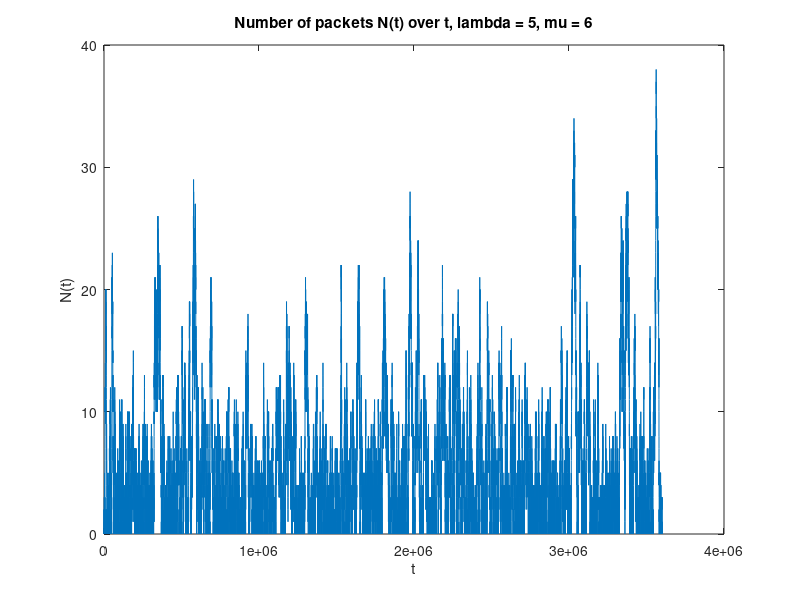
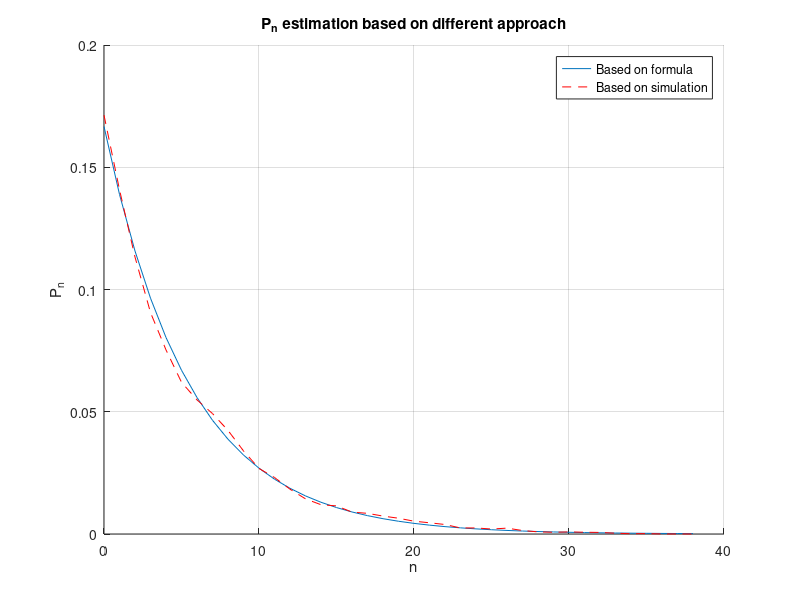
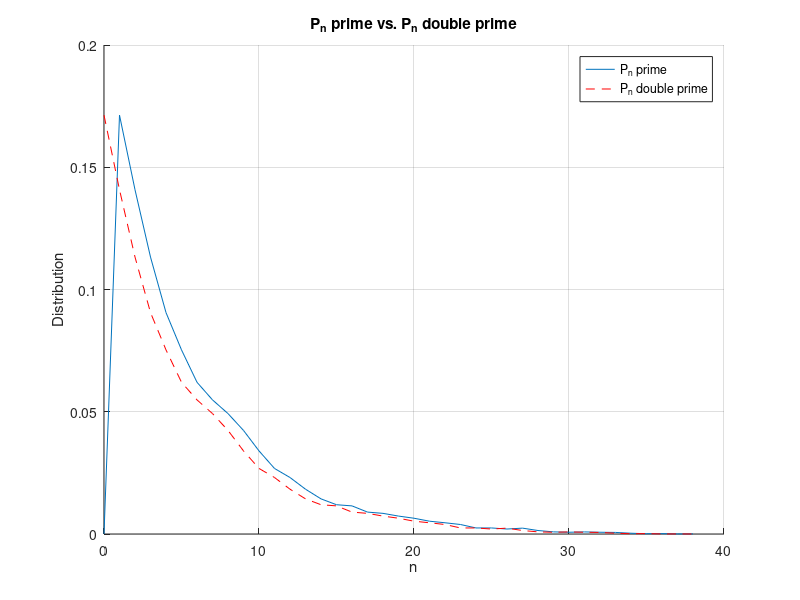

MATLAB code for these plots, in order:
clear all;
close all;

% define parameters
lambda = 5;
mu = 6;
rho = lambda / mu;

% simulate M/M/1 queue
delta = 0.001; % simulation step in sec

M = 3600/delta; % # of simulation step for 1 hour
n = zeros(M,1); % # of packets at each simulation time step
n_cur = 0; % current # of packets in the system

for i = 1:M
	n_cur; % # of packets before the process
	n(i) = n_cur; % record the # of packet before the process

	if rand < lambda*delta % probability of an arrival occurred = lambda * delta
		n_cur = n_cur + 1;
	end

	if rand < mu*delta && n_cur > 0 % probability of departure occurred = mu * delta provided that there is a packet in the system
		n_cur = n_cur - 1;
	end
end

% P_n based on formula
P_n_f = (1-rho) * ((rho).^(0:max(n)));

% P_n based on simulation
for m = 0:max(n)
	y(m+1) = sum(n == m);
end
P_n = y / M;

% P_n based on simulation
for m = 0:max(n)
	y(m+1) = sum(n == (m - 1));
end
P_np = y ./ M;

% P_n based on simulation
for m = 0:max(n)
	y(m+1) = sum(n == m);
end
P_npp = y ./ M;

figure(1);
plot(n);
disp(mean(n));
title('Number of packets N(t) over t, lambda = 5, mu = 6');
xlabel('t');
ylabel('N(t)');
%{
figure(2);
h1 = histogram(n);
h1.Normalization = 'Probability';
title('Distribution of P_n, lambda = 5, mu = 4');
xlabel('n');
ylabel('P_n');
%}
figure(2);
hold on;
grid on;
plot(0:max(n), P_n_f);
plot(0:m, P_n, 'r--');
title('P_n estimation based on different approach');
legend('Based on formula', 'Based on simulation');
xlabel('n');
ylabel('P_n');

figure(3);
hold on;
grid on;
plot(0:m, P_np);
plot(0:m, P_npp, 'r--');
title('P_n prime vs. P_n double prime');
legend('P_n prime', 'P_n double prime');
xlabel('n');
ylabel('Distribution');
